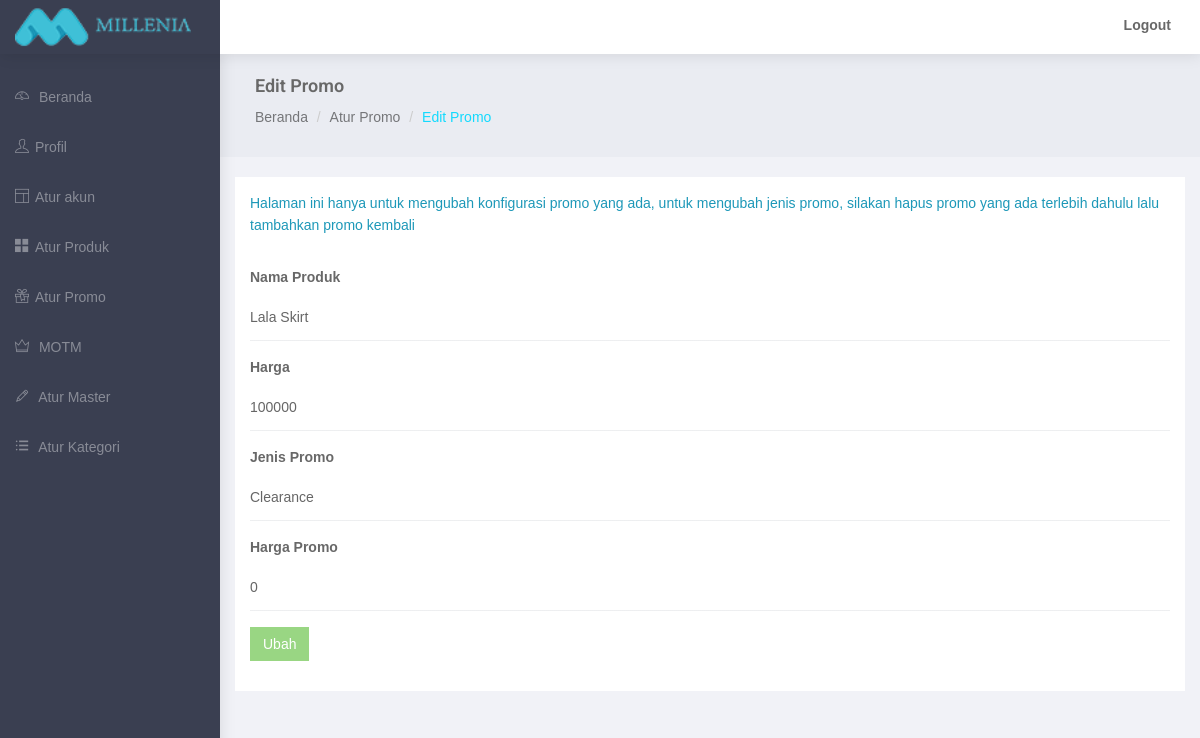
The page /admin/edit-promo.php?pid=7 (signed in) on the database as committed earlier.
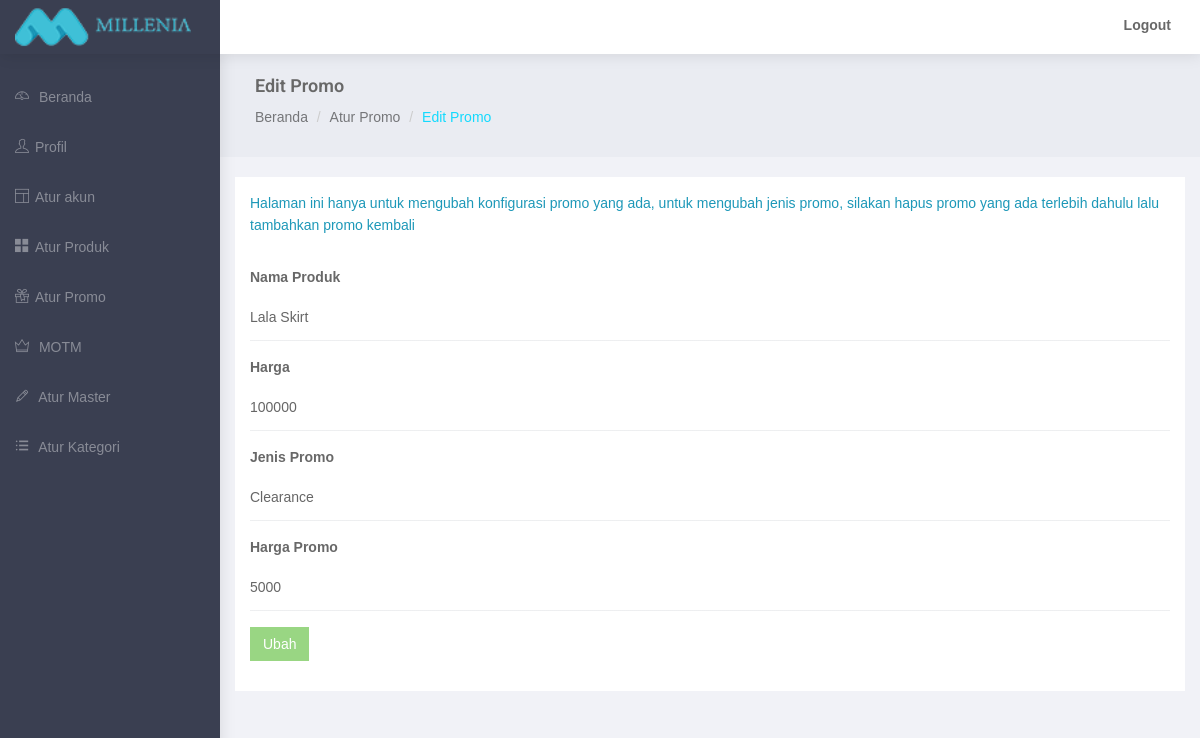
The same page on the database as committed later.
### tables this page shows
CREATE TABLE `mi_product` (
  `product_no` int(11) NOT NULL,
  `product_code` varchar(20) DEFAULT NULL,
  `product_name` varchar(100) NOT NULL,
  `product_price` int(11) NOT NULL,
  `product_price_grosir1` int(3) DEFAULT NULL,
  `product_price_grosir2` int(3) DEFAULT NULL,
  `product_price_grosir3` int(3) DEFAULT NULL,
  `product_weight` int(11) NOT NULL,
  `product_subsubcategory_id` int(11) NOT NULL,
  `product_desc` varchar(300) NOT NULL,
  `product_detail` text NOT NULL,
  `product_size_detail` text NOT NULL,
  `product_motm` enum('Y','N') NOT NULL DEFAULT 'N',
  `product_active` enum('Y','N') NOT NULL,
  `product_clearance_active` enum('Y','N') NOT NULL DEFAULT 'N',
  `product_time_active` enum('Y','N') NOT NULL DEFAULT 'N',
  `product_qty_active` enum('Y','N') NOT NULL DEFAULT 'N',
  `product_time_day` date NOT NULL,
  `product_time_hour` time NOT NULL,
  `product_qty_sale` int(11) DEFAULT NULL,
  `product_promo_price` int(11) NOT NULL,
  `product_timestamp` timestamp NOT NULL DEFAULT CURRENT_TIMESTAMP,
  `product_created_user` varchar(20) NOT NULL
);

### admin/edit-promo.php (the view, shortened to what this page needs)
<?php
	require 'includes/connect.php';
?>
<!DOCTYPE html>
<html lang="en">
<head>
</head>
<body>
    <div id="wrapper">
        <?php
            $pid = $_GET['pid'];
            $sql = "SELECT * FROM mi_product WHERE product_no = '$pid'";
            $list = mysqli_query($conn, $sql);
            while ($row = mysqli_fetch_assoc($list)) {
                $name = $row['product_name'];
                $price = $row['product_price'];
                $promo = "";
                $product_promo_price = $row['product_promo_price'];
                $product_clearance_active = $row['product_clearance_active'];
                $product_time_active = $row['product_time_active'];
                if($product_clearance_active == 'Y'){
                    $promo = "Clearance";
                } elseif ($product_time_active == 'Y') {
                    $promo = "Time";
                } else {
                    $promo = "Qty";
                }
            }
        ?>
        <div id="page-wrapper">
            <div class="container-fluid">
                <div class="row bg-title">
                    <div class="col-lg-12">
                        <h4 class="page-title">Edit Promo</h4>
                        <ol class="breadcrumb">
                            <li><a href="index.php">Beranda</a></li>
                            <li><a href="manage-promo.php">Atur Promo</a></li>
                            <li class="active">Edit Promo</li>
                        </ol>
                    </div>
                </div>
                <div class="row">
                    <div class="col-md-12 col-lg-12 col-sm-12">
                        <div class="white-box">
                            <p style="color: #1D98B8">Halaman ini hanya untuk mengubah konfigurasi promo yang ada, untuk mengubah jenis promo, silakan hapus promo yang ada terlebih dahulu lalu tambahkan promo kembali</p><br>
                            <form class="form-horizontal form-material" method="post" action="edit-promo.php?pid=<?php echo $pid ?>">
                                <div class="form-group">
                                    <label class="col-md-12">Nama Produk</label>
                                    <div class="col-md-12">
                                        <input type="text" class="form-control form-control-line" name="name" required="yes" disabled value="<?php echo $name?>"> </div>
                                </div>
                                <div class="form-group">
                                    <label class="col-md-12">Harga</label>
                                    <div class="col-md-12 money">
                                        <input type="text" class="numberOnly form-control form-control-line" autocomplete="off" disabled maxlength="50" name="price" value="<?php echo $price ?>" />
                                    </div>
                                </div>
                                <div class="form-group">
                                    <label class="col-md-12">Jenis Promo</label>
                                    <div class="col-md-12">
                                        <input type="text" class="form-control form-control-line" name="jenis" required="yes" readonly value="<?php echo $promo ?>">
                                    </div>
                                </div>
                                <div class="form-group">
                                    <label class="col-md-12">Harga Promo</label>
                                    <div class="col-md-12 money">
                                        <input type="text" class="numberOnly form-control form-control-line" autocomplete="off" maxlength="50" name="promo" value="<?php echo $product_promo_price ?>" />
                                         </div>
                                </div>
                                <div class="form-group">
                                    <div class="col-sm-12">
                                        <button class="btn btn-success" type="submit" name="tambah">Ubah</button>
                                    </div>
                                </div>
                            </form>
                        </div>
                    </div>
                </div>
            </div>
        </div>
    </div>
</body>
</html>

Rows that differ between the two databases and show on the page:
changed mi_product "Lala Skirt": promo "0" → "5000"
